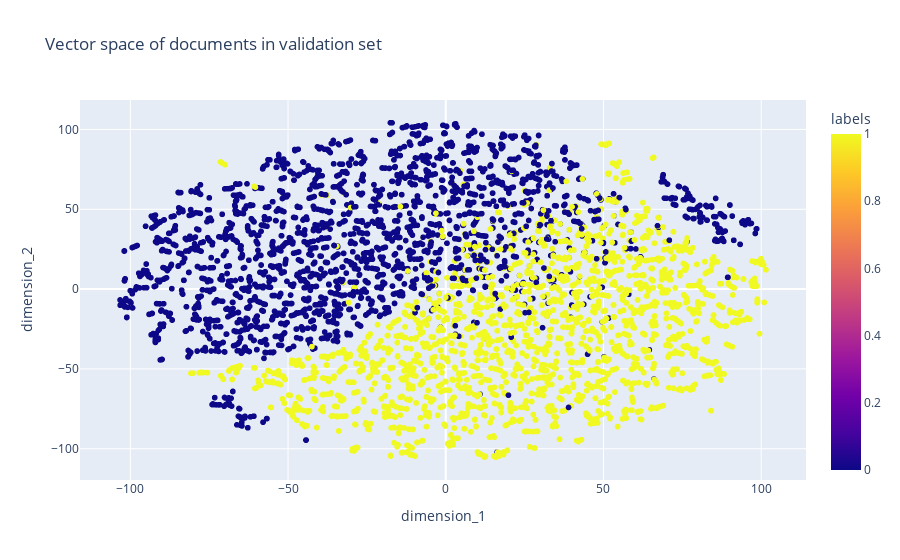

Notebook cell for this chart:
### Code cell
fig = px.scatter(
    document_vectors_plotting,
    x = "dimension_1",
    y = "dimension_2",
    color = "labels",
    title = "Vector space of documents in validation set",
    custom_data=["labels", "text"]
)
fig.update_traces(
    hovertemplate = "<br>".join([
        "Category: %{customdata[0]}",
        "Headline: %{customdata[1]}"
    ])
)
fig.show()

### Figure 1 — Plotly figure (JSON) as saved in the notebook; plotly's stock layout.template omitted (floating-point values rounded to 4 significant figures; data arrays with more than 128 entries replaced by an {"elided": "..."} marker saying what was removed)
{"data": [{"customdata": {"elided": "6400x2 mixed values"}, "hovertemplate": "Category: %{customdata[0]}<br>Headline: %{customdata[1]}", "legendgroup": "", "marker": {"color": {"elided": "6400 int values"}, "coloraxis": "coloraxis", "symbol": "circle"}, "mode": "markers", "name": "", "showlegend": false, "x": {"elided": "6400 float values"}, "xaxis": "x", "y": {"elided": "6400 float values"}, "yaxis": "y", "type": "scattergl"}], "layout": {"xaxis": {"anchor": "y", "domain": [0.0, 1.0], "title": {"text": "dimension_1"}}, "yaxis": {"anchor": "x", "domain": [0.0, 1.0], "title": {"text": "dimension_2"}}, "coloraxis": {"colorbar": {"title": {"text": "labels"}}, "colorscale": [[0.0, "#0d0887"], [0.1111, "#46039f"], [0.2222, "#7201a8"], [0.3333, "#9c179e"], [0.4444, "#bd3786"], [0.5556, "#d8576b"], [0.6667, "#ed7953"], [0.7778, "#fb9f3a"], [0.8889, "#fdca26"], [1.0, "#f0f921"]]}, "legend": {"tracegroupgap": 0}, "title": {"text": "Vector space of documents in validation set"}}}
